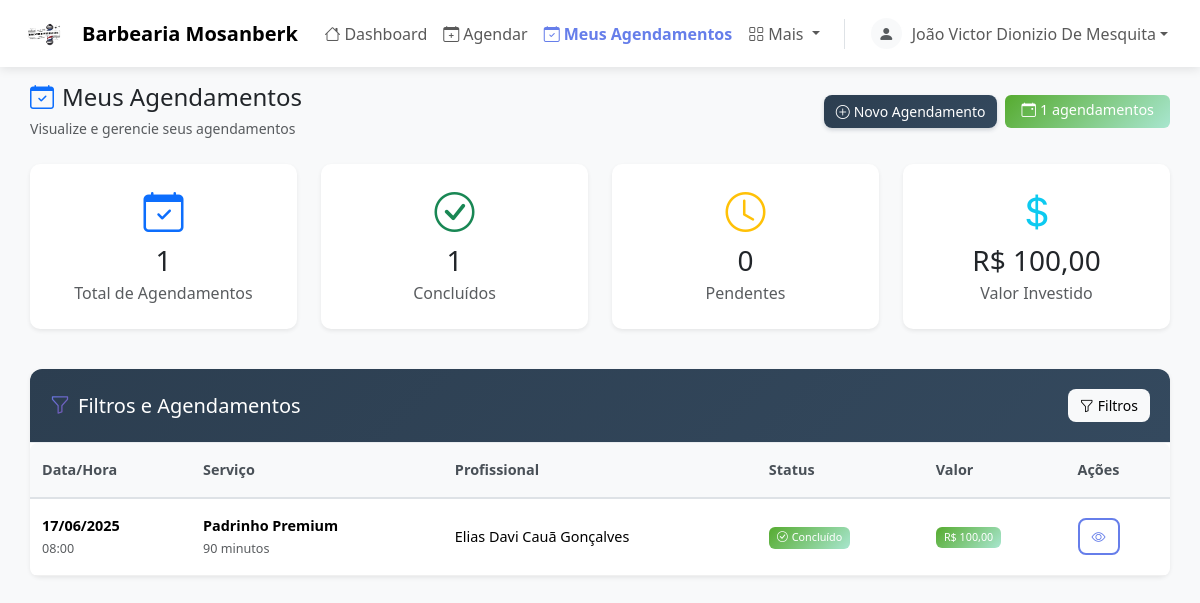
Screenshot of /meus_agendamentos.php (signed in) with the database file from the repository.
### tables this page shows
CREATE TABLE `agendamentos` (
  `id_agendamento` int(11) NOT NULL,
  `data_agendamento` date NOT NULL,
  `hora_agendamento` time NOT NULL,
  `observacoes` text DEFAULT NULL,
  `status` enum('agendado','confirmado','concluido','cancelado') NOT NULL DEFAULT 'agendado',
  `valor` decimal(10,2) NOT NULL,
  `motivo_cancelamento` text DEFAULT NULL,
  `cliente_id` int(11) NOT NULL,
  `profissional_id` int(11) NOT NULL,
  `servico_id` int(11) NOT NULL,
  `data_criacao` timestamp NOT NULL DEFAULT current_timestamp()
);

CREATE TABLE `servicos` (
  `id_servico` int(11) NOT NULL,
  `nome` varchar(100) NOT NULL,
  `descricao` text DEFAULT NULL,
  `valor` decimal(10,2) NOT NULL,
  `duracao` int(11) NOT NULL DEFAULT 30 COMMENT 'Duração em minutos',
  `categoria` varchar(50) DEFAULT 'Geral',
  `ativo` tinyint(1) DEFAULT 1,
  `categorias_id_categoria` int(11) NOT NULL
);

CREATE TABLE `usuario` (
  `id_usuario` int(11) NOT NULL,
  `tipo_usuario` enum('Cliente','Profissional','Administrador') NOT NULL,
  `nome` varchar(100) NOT NULL,
  `email` varchar(100) NOT NULL,
  `cpf` varchar(14) NOT NULL,
  `telefone` varchar(20) DEFAULT NULL,
  `data_nascimento` date NOT NULL,
  `senha` varchar(255) NOT NULL,
  `foto` varchar(255) DEFAULT NULL COMMENT 'Caminho para a foto do perfil',
  `data_cadastro` timestamp NOT NULL DEFAULT current_timestamp(),
  `ativo` tinyint(1) DEFAULT 1,
  `biografia` text DEFAULT NULL,
  `anos_experiencia` int(11) DEFAULT NULL,
  `disponivel` tinyint(1) DEFAULT NULL,
  `categorias_id_categoria` int(11) NOT NULL
);

### HTML/meus_agendamentos.php (the view, shortened to what this page needs)
<?php
include_once('../Conexao/conexao.php');
$cliente_id = $_SESSION['id_usuario'];
$sql_where = "WHERE a.cliente_id = ?";
$params = [$cliente_id];
$sql = "SELECT a.*, u.nome as profissional_nome, s.nome as servico_nome, s.duracao
        FROM agendamentos a
        JOIN usuario u ON a.profissional_id = u.id_usuario
        JOIN servicos s ON a.servico_id = s.id_servico
        {$sql_where}
        ORDER BY a.data_agendamento DESC, a.hora_agendamento DESC";
$stmt = $pdo->prepare($sql);
$stmt->execute($params);
$agendamentos = $stmt->fetchAll(PDO::FETCH_ASSOC);
$sql_stats = "SELECT
                COUNT(*) as total,
                SUM(CASE WHEN status = 'agendado' THEN 1 ELSE 0 END) as agendados,
                SUM(CASE WHEN status = 'confirmado' THEN 1 ELSE 0 END) as confirmados,
                SUM(CASE WHEN status = 'concluido' THEN 1 ELSE 0 END) as concluidos,
                SUM(CASE WHEN status = 'cancelado' THEN 1 ELSE 0 END) as cancelados,
                SUM(CASE WHEN status = 'concluido' THEN valor ELSE 0 END) as valor_total
              FROM agendamentos WHERE cliente_id = ?";
$stmt_stats = $pdo->prepare($sql_stats);
$stmt_stats->execute([$cliente_id]);
$stats = $stmt_stats->fetch(PDO::FETCH_ASSOC);
include_once('topo_sistema_cliente.php');
?>
<div class="container-fluid mt-3">
    <div class="row">
        <div class="col-12">
            <div class="d-flex justify-content-between align-items-center mb-4">
                <div>
                    <h4 class="mb-1"><i class="bi bi-calendar-check text-primary me-2"></i>Meus Agendamentos</h4>
                    <small class="text-muted">Visualize e gerencie seus agendamentos</small>
                </div>
                <div class="d-flex gap-2">
                    <a href="cliente_agendar.php" class="btn btn-custom btn-sm">
                        <i class="bi bi-plus-circle me-1"></i>Novo Agendamento
                    </a>
                    <span class="badge bg-success fs-6 px-3 py-2">
                        <i class="bi bi-calendar-event me-1"></i><?php echo count($agendamentos); ?> agendamentos
                    </span>
                </div>
            </div>
            <div class="row mb-4">
                <div class="col-lg-3 col-md-6 mb-3">
                    <div class="card border-0 shadow-sm h-100">
                        <div class="card-body text-center">
                            <div class="text-primary mb-2">
                                <i class="bi bi-calendar-check display-4"></i>
                            </div>
                            <h3 class="mb-1"><?php echo $stats['total']; ?></h3>
                            <p class="text-muted mb-0">Total de Agendamentos</p>
                        </div>
                    </div>
                </div>
                <div class="col-lg-3 col-md-6 mb-3">
                    <div class="card border-0 shadow-sm h-100">
                        <div class="card-body text-center">
                            <div class="text-success mb-2">
                                <i class="bi bi-check-circle display-4"></i>
                            </div>
                            <h3 class="mb-1"><?php echo $stats['concluidos']; ?></h3>
                            <p class="text-muted mb-0">Concluídos</p>
                        </div>
                    </div>
                </div>
                <div class="col-lg-3 col-md-6 mb-3">
                    <div class="card border-0 shadow-sm h-100">
                        <div class="card-body text-center">
                            <div class="text-warning mb-2">
                                <i class="bi bi-clock display-4"></i>
                            </div>
                            <h3 class="mb-1"><?php echo $stats['agendados'] + $stats['confirmados']; ?></h3>
                            <p class="text-muted mb-0">Pendentes</p>
                        </div>
                    </div>
                </div>
                <div class="col-lg-3 col-md-6 mb-3">
                    <div class="card border-0 shadow-sm h-100">
                        <div class="card-body text-center">
                            <div class="text-info mb-2">
                                <i class="bi bi-currency-dollar display-4"></i>
                            </div>
                            <h3 class="mb-1">R$ <?php echo number_format($stats['valor_total'], 2, ',', '.'); ?></h3>
                            <p class="text-muted mb-0">Valor Investido</p>
                        </div>
                    </div>
                </div>
            </div>
            <div class="card shadow-sm">
                <div class="card-header bg-gradient-dark text-white">
                    <div class="d-flex justify-content-between align-items-center">
                        <h5 class="mb-0"><i class="bi bi-funnel me-2"></i>Filtros e Agendamentos</h5>
                        <div class="d-flex gap-2">
                            <button class="btn btn-light btn-sm" data-bs-toggle="collapse" data-bs-target="#filtrosCollapse">
                                <i class="bi bi-funnel me-1"></i>Filtros
                            </button>
                        </div>
                    </div>
                </div>
                <div class="card-body p-0">
                    <?php if (!empty($agendamentos)): ?>
                    <div class="table-responsive">
                        <table class="table table-hover mb-0">
                            <thead class="table-light">
                                <tr>
                                    <th>Data/Hora</th>
                                    <th>Serviço</th>
                                    <th>Profissional</th>
                                    <th>Status</th>
                                    <th>Valor</th>
                                    <th>Ações</th>
                                </tr>
                            </thead>
                            <tbody>
                                <?php foreach ($agendamentos as $agendamento): ?>
                                <tr>
                                    <td>
                                        <div>
                                            <div class="fw-bold"><?php echo date('d/m/Y', strtotime($agendamento['data_agendamento'])); ?></div>
                                            <small class="text-muted"><?php echo date('H:i', strtotime($agendamento['hora_agendamento'])); ?></small>
                                        </div>
                                    </td>
                                    <td>
                                        <div>
                                            <div class="fw-bold"><?php echo htmlspecialchars($agendamento['servico_nome']); ?></div>
                                            <small class="text-muted"><?php echo $agendamento['duracao']; ?> minutos</small>
                                        </div>
                                    </td>
                                    <td><?php echo htmlspecialchars($agendamento['profissional_nome']); ?></td>
                                    <td>
                                        <?php
                                        switch($agendamento['status']) {
                                            case 'concluido':
                                                echo '<span class="badge bg-success"><i class="bi bi-check-circle me-1"></i>Concluído</span>';
                                                break;
                                        }
                                        ?>
                                    </td>
                                    <td>
                                        <span class="badge bg-success">R$ <?php echo number_format($agendamento['valor'], 2, ',', '.'); ?></span>
                                    </td>
                                    <td>
                                        <div class="d-flex gap-1">
                                            <button class="btn btn-sm btn-outline-primary" title="Ver Detalhes"
                                                    data-bs-toggle="modal" data-bs-target="#detalhesModal"
                                                    data-agendamento='<?php echo json_encode($agendamento); ?>'>
                                                <i class="bi bi-eye"></i>
                                            </button>
                                        </div>
                                    </td>
                                </tr>
                                <?php endforeach; ?>
                            </tbody>
                        </table>
                    </div>
                    <?php endif; ?>
                </div>
            </div>
        </div>
    </div>
</div>

### CSS/Cliente/sistema_cliente.css (style rules this page uses)
html, body { height: 100%; margin: 0; }
body { background-color: #f8f9fa; font-family: 'Segoe UI', Tahoma, Geneva, Verdana, sans-serif; display: flex; flex-direction: column; min-height: 100vh; }
main .container-fluid { flex: 1; display: flex; flex-direction: column; width: 100%; padding-left: 30px; padding-right: 30px; }
.bg-success { background: linear-gradient(135deg, #56ab2f 0%, #a8e6cf 100%) !important; }
.card { border: none; border-radius: 12px; box-shadow: 0 4px 12px rgba(0, 0, 0, 0.07); transition: all 0.3s ease; }
.card-header { background: linear-gradient(135deg, #f8f9fa 0%, #ffffff 100%); border-bottom: 1px solid #e9ecef; border-radius: 12px 12px 0 0 !important; padding: 1.25rem; }
.card-body { padding: 1.5rem; }
.btn { border-radius: 8px; font-weight: 500; transition: all 0.3s ease; border: none; }
.btn-outline-primary { border: 2px solid #667eea; color: #667eea; background: transparent; }
.badge { font-size: 0.75em; padding: 0.5em 0.75em; border-radius: 6px; font-weight: 500; }
.badge.fs-6 { font-size: 0.9rem !important; padding: 0.6em 1em; }
.table { font-size: 0.9rem; margin-bottom: 0; }
.table th { border-top: none; font-weight: 600; color: #495057; background-color: #f8f9fa; border-bottom: 2px solid #dee2e6; padding: 1rem 0.75rem; }
.table td { vertical-align: middle; border-bottom: 1px solid #f0f0f0; padding: 1rem 0.75rem; }
.table-responsive { border-radius: 8px; overflow: hidden; }
.card { animation: fadeInUp 0.5s ease; }
.card-header h5 i { background: linear-gradient(135deg, #667eea 0%, #764ba2 100%); -webkit-background-clip: text; -webkit-text-fill-color: transparent; background-clip: text; }

### HTML/meus_agendamentos.php (style rules this page uses)
.bg-gradient-dark { background: linear-gradient(135deg, #2c3e50 0%, #34495e 100%); }
.card { border: none; border-radius: 10px; }
.btn-custom { background: linear-gradient(135deg, #2c3e50 0%, #34495e 100%); border: none; color: white; font-weight: 500; border-radius: 8px; box-shadow: 0 2px 4px rgba(44, 62, 80, 0.2); transition: all 0.3s ease; }
.table th { border-top: none; font-weight: 600; color: #495057; }
.badge { font-size: 0.75em; }
.display-4 { font-size: 2.5rem; }
.btn-sm { padding: 0.375rem 0.75rem; }
.fs-6 { font-size: 0.9rem !important; }

### rows the page displays
agendamentos: data_agendamento "17/06/2025", hora_agendamento "08:00", servico.nome "Padrinho Premium", servico.duracao "90", profissional.nome "Elias Davi Cauã Gonçalves", status "concluido" (drawn), valor "100,00"

### other values shown
$_SESSION['nome'] "João Victor Dionizio De Mesquita"
count($agendamentos) "1"
$stats['total'] "1"
$stats['concluidos'] "1"
$stats['agendados'] + $stats['confirmados'] "0"
$stats['valor_total'] "100,00"
